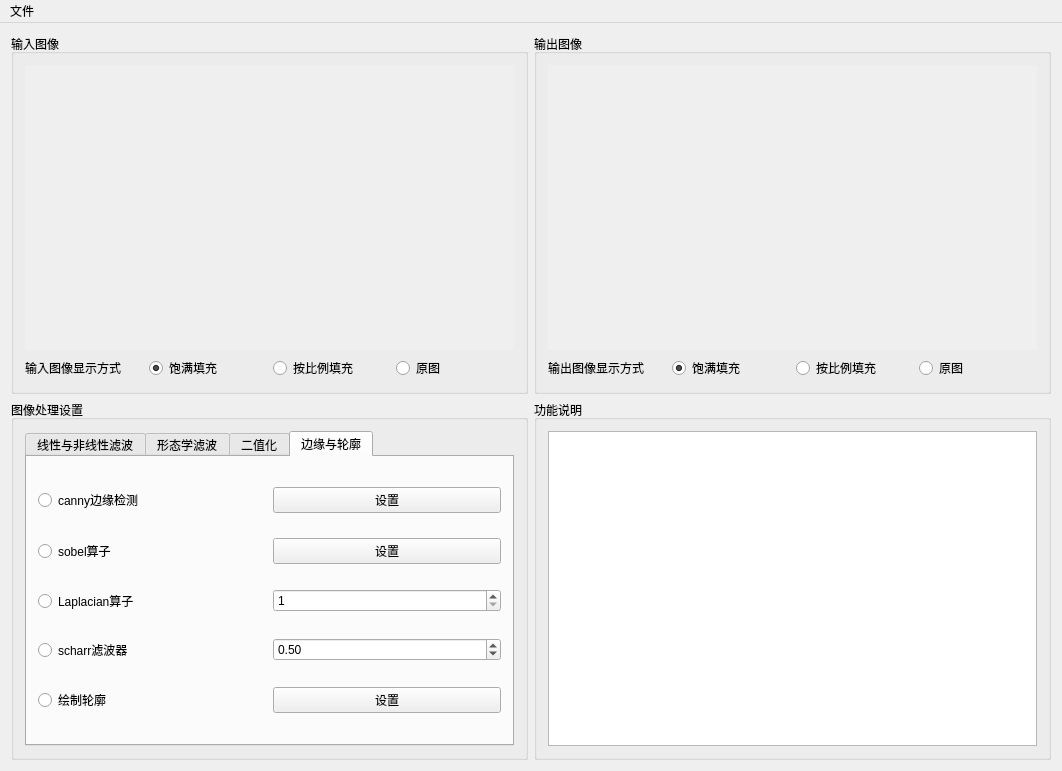
<?xml version="1.0" encoding="UTF-8"?>
<ui version="4.0">
 <class>MainWindow</class>
 <widget class="QMainWindow" name="MainWindow">
  <property name="geometry">
   <rect>
    <x>0</x>
    <y>0</y>
    <width>1062</width>
    <height>771</height>
   </rect>
  </property>
  <property name="windowTitle">
   <string>王容2014080103018</string>
  </property>
  <property name="styleSheet">
   <string notr="true">font: 9pt &quot;Arial&quot;;</string>
  </property>
  <widget class="QWidget" name="centralWidget">
   <property name="enabled">
    <bool>true</bool>
   </property>
   <layout class="QGridLayout" name="gridLayout_3">
    <item row="0" column="0">
     <widget class="QGroupBox" name="groupBox">
      <property name="title">
       <string>输入图像</string>
      </property>
      <layout class="QVBoxLayout" name="verticalLayout_3">
       <item>
        <widget class="QScrollArea" name="scrollAreaSrcImage">
         <property name="autoFillBackground">
          <bool>false</bool>
         </property>
         <property name="frameShape">
          <enum>QFrame::NoFrame</enum>
         </property>
         <property name="frameShadow">
          <enum>QFrame::Sunken</enum>
         </property>
         <property name="widgetResizable">
          <bool>true</bool>
         </property>
         <widget class="QWidget" name="scrollAreaWidgetContents">
          <property name="geometry">
           <rect>
            <x>0</x>
            <y>0</y>
            <width>499</width>
            <height>301</height>
           </rect>
          </property>
         </widget>
        </widget>
       </item>
       <item>
        <layout class="QHBoxLayout" name="horizontalLayout_2">
         <item>
          <widget class="QLabel" name="label_4">
           <property name="font">
            <font>
             <family>Arial</family>
             <pointsize>9</pointsize>
             <weight>50</weight>
             <italic>false</italic>
             <bold>false</bold>
            </font>
           </property>
           <property name="text">
            <string>输入图像显示方式</string>
           </property>
          </widget>
         </item>
         <item>
          <widget class="QRadioButton" name="radioButtonIgnoreAspectRatio_2">
           <property name="text">
            <string>饱满填充</string>
           </property>
           <property name="checked">
            <bool>true</bool>
           </property>
           <attribute name="buttonGroup">
            <string notr="true">srcImageButtonGroup</string>
           </attribute>
          </widget>
         </item>
         <item>
          <widget class="QRadioButton" name="radioButtonKeepAspectRatio_2">
           <property name="text">
            <string>按比例填充</string>
           </property>
           <attribute name="buttonGroup">
            <string notr="true">srcImageButtonGroup</string>
           </attribute>
          </widget>
         </item>
         <item>
          <widget class="QRadioButton" name="radioButtonArtWork_2">
           <property name="text">
            <string>原图</string>
           </property>
           <attribute name="buttonGroup">
            <string notr="true">srcImageButtonGroup</string>
           </attribute>
          </widget>
         </item>
        </layout>
       </item>
      </layout>
     </widget>
    </item>
    <item row="0" column="1">
     <widget class="QGroupBox" name="groupBox_2">
      <property name="title">
       <string>输出图像</string>
      </property>
      <layout class="QVBoxLayout" name="verticalLayout_4">
       <item>
        <widget class="QScrollArea" name="scrollAreaDstImage">
         <property name="frameShape">
          <enum>QFrame::NoFrame</enum>
         </property>
         <property name="widgetResizable">
          <bool>true</bool>
         </property>
         <widget class="QWidget" name="scrollAreaWidgetContents_2">
          <property name="geometry">
           <rect>
            <x>0</x>
            <y>0</y>
            <width>499</width>
            <height>301</height>
           </rect>
          </property>
         </widget>
        </widget>
       </item>
       <item>
        <layout class="QHBoxLayout" name="horizontalLayout">
         <item>
          <widget class="QLabel" name="label_3">
           <property name="font">
            <font>
             <family>Arial</family>
             <pointsize>9</pointsize>
             <weight>50</weight>
             <italic>false</italic>
             <bold>false</bold>
            </font>
           </property>
           <property name="text">
            <string>输出图像显示方式</string>
           </property>
          </widget>
         </item>
         <item>
          <widget class="QRadioButton" name="radioButtonIgnoreAspectRatio">
           <property name="text">
            <string>饱满填充</string>
           </property>
           <property name="checked">
            <bool>true</bool>
           </property>
           <attribute name="buttonGroup">
            <string notr="true">dstImageButtonGroup</string>
           </attribute>
          </widget>
         </item>
         <item>
          <widget class="QRadioButton" name="radioButtonKeepAspectRatio">
           <property name="text">
            <string>按比例填充</string>
           </property>
           <attribute name="buttonGroup">
            <string notr="true">dstImageButtonGroup</string>
           </attribute>
          </widget>
         </item>
         <item>
          <widget class="QRadioButton" name="radioButtonArtWork">
           <property name="text">
            <string>原图</string>
           </property>
           <attribute name="buttonGroup">
            <string notr="true">dstImageButtonGroup</string>
           </attribute>
          </widget>
         </item>
        </layout>
       </item>
      </layout>
     </widget>
    </item>
    <item row="1" column="0">
     <widget class="QGroupBox" name="groupBox_3">
      <property name="title">
       <string>图像处理设置</string>
      </property>
      <layout class="QVBoxLayout" name="verticalLayout_5">
       <item>
        <widget class="QTabWidget" name="tabWidget">
         <property name="currentIndex">
          <number>3</number>
         </property>
         <widget class="QWidget" name="tab_3">
          <attribute name="title">
           <string>线性与非线性滤波</string>
          </attribute>
          <layout class="QGridLayout" name="gridLayout_2">
           <item row="0" column="0">
            <widget class="QRadioButton" name="boxFilterRadioButton">
             <property name="text">
              <string>方框滤波</string>
             </property>
             <attribute name="buttonGroup">
              <string notr="true">BlurButtonGroup</string>
             </attribute>
            </widget>
           </item>
           <item row="0" column="1">
            <widget class="QPushButton" name="boxFilterButton">
             <property name="text">
              <string>设置</string>
             </property>
            </widget>
           </item>
           <item row="1" column="0">
            <widget class="QRadioButton" name="blurRadioButton">
             <property name="text">
              <string>均值滤波</string>
             </property>
             <attribute name="buttonGroup">
              <string notr="true">BlurButtonGroup</string>
             </attribute>
            </widget>
           </item>
           <item row="1" column="1">
            <widget class="QPushButton" name="blurButton">
             <property name="text">
              <string>设置</string>
             </property>
            </widget>
           </item>
           <item row="2" column="0">
            <widget class="QRadioButton" name="gaussianBlurRadioButton">
             <property name="text">
              <string>高斯滤波</string>
             </property>
             <attribute name="buttonGroup">
              <string notr="true">BlurButtonGroup</string>
             </attribute>
            </widget>
           </item>
           <item row="2" column="1">
            <widget class="QPushButton" name="gaussianBlurButton">
             <property name="text">
              <string>设置</string>
             </property>
            </widget>
           </item>
           <item row="3" column="0">
            <widget class="QRadioButton" name="medianFilterRadioButton">
             <property name="text">
              <string>中值滤波</string>
             </property>
             <attribute name="buttonGroup">
              <string notr="true">BlurButtonGroup</string>
             </attribute>
            </widget>
           </item>
           <item row="3" column="1">
            <widget class="QSpinBox" name="medianFilterSpinBox">
             <property name="minimum">
              <number>3</number>
             </property>
             <property name="maximum">
              <number>9999</number>
             </property>
             <property name="singleStep">
              <number>2</number>
             </property>
             <property name="value">
              <number>7</number>
             </property>
            </widget>
           </item>
           <item row="4" column="0">
            <widget class="QRadioButton" name="bilateralFilterRadioButton">
             <property name="text">
              <string>双边滤波</string>
             </property>
             <attribute name="buttonGroup">
              <string notr="true">BlurButtonGroup</string>
             </attribute>
            </widget>
           </item>
           <item row="4" column="1">
            <widget class="QPushButton" name="bilateralFilterButton">
             <property name="text">
              <string>设置</string>
             </property>
            </widget>
           </item>
          </layout>
         </widget>
         <widget class="QWidget" name="tab_4">
          <attribute name="title">
           <string>形态学滤波</string>
          </attribute>
          <layout class="QHBoxLayout" name="horizontalLayout_3">
           <item>
            <layout class="QVBoxLayout" name="verticalLayout">
             <item>
              <widget class="QRadioButton" name="erodeRadioButton">
               <property name="text">
                <string>腐蚀</string>
               </property>
               <attribute name="buttonGroup">
                <string notr="true">morphButtonGroup</string>
               </attribute>
              </widget>
             </item>
             <item>
              <widget class="QRadioButton" name="dilateRadioButton">
               <property name="text">
                <string>膨胀</string>
               </property>
               <attribute name="buttonGroup">
                <string notr="true">morphButtonGroup</string>
               </attribute>
              </widget>
             </item>
             <item>
              <widget class="QRadioButton" name="morphOpenRadioButton">
               <property name="text">
                <string>开运算</string>
               </property>
               <attribute name="buttonGroup">
                <string notr="true">morphButtonGroup</string>
               </attribute>
              </widget>
             </item>
             <item>
              <widget class="QRadioButton" name="morphCloseRadioButton">
               <property name="text">
                <string>闭运算</string>
               </property>
               <attribute name="buttonGroup">
                <string notr="true">morphButtonGroup</string>
               </attribute>
              </widget>
             </item>
             <item>
              <widget class="QRadioButton" name="morphGradientRadioButton">
               <property name="text">
                <string>形态学梯度</string>
               </property>
               <attribute name="buttonGroup">
                <string notr="true">morphButtonGroup</string>
               </attribute>
              </widget>
             </item>
             <item>
              <widget class="QRadioButton" name="morphTopHatRadioButton">
               <property name="text">
                <string>顶帽</string>
               </property>
               <attribute name="buttonGroup">
                <string notr="true">morphButtonGroup</string>
               </attribute>
              </widget>
             </item>
             <item>
              <widget class="QRadioButton" name="morphBlackHatRadioButton">
               <property name="text">
                <string>黑帽</string>
               </property>
               <attribute name="buttonGroup">
                <string notr="true">morphButtonGroup</string>
               </attribute>
              </widget>
             </item>
            </layout>
           </item>
           <item>
            <layout class="QVBoxLayout" name="verticalLayout_2">
             <item>
              <widget class="QLabel" name="label">
               <property name="text">
                <string>内核形状</string>
               </property>
              </widget>
             </item>
             <item>
              <widget class="QComboBox" name="morphShapeComboBox">
               <item>
                <property name="text">
                 <string>矩形</string>
                </property>
               </item>
               <item>
                <property name="text">
                 <string>交叉形</string>
                </property>
               </item>
               <item>
                <property name="text">
                 <string>椭圆形</string>
                </property>
               </item>
              </widget>
             </item>
             <item>
              <widget class="QLabel" name="label_5">
               <property name="text">
                <string>内核长</string>
               </property>
              </widget>
             </item>
             <item>
              <widget class="QSpinBox" name="morphSizeLenghtSpinBox">
               <property name="minimum">
                <number>1</number>
               </property>
               <property name="value">
                <number>3</number>
               </property>
              </widget>
             </item>
             <item>
              <widget class="QLabel" name="label_6">
               <property name="text">
                <string>内核宽</string>
               </property>
              </widget>
             </item>
             <item>
              <widget class="QSpinBox" name="morphSizeHighSpinBox">
               <property name="minimum">
                <number>1</number>
               </property>
               <property name="value">
                <number>3</number>
               </property>
              </widget>
             </item>
            </layout>
           </item>
          </layout>
         </widget>
         <widget class="QWidget" name="tab">
          <attribute name="title">
           <string>二值化</string>
          </attribute>
          <layout class="QGridLayout" name="gridLayout">
           <item row="0" column="0">
            <widget class="QRadioButton" name="radioButton_Binary">
             <property name="toolTip">
              <string/>
             </property>
             <property name="text">
              <string>BINARY</string>
             </property>
             <property name="checked">
              <bool>true</bool>
             </property>
             <attribute name="buttonGroup">
              <string notr="true">binaryButtonGroup</string>
             </attribute>
            </widget>
           </item>
           <item row="0" column="1">
            <widget class="QDoubleSpinBox" name="binaryDoubleSpinBox">
             <property name="maximum">
              <double>255.000000000000000</double>
             </property>
             <property name="value">
              <double>127.000000000000000</double>
             </property>
            </widget>
           </item>
           <item row="1" column="0">
            <widget class="QRadioButton" name="radioButton_BinaryInv">
             <property name="toolTip">
              <string/>
             </property>
             <property name="text">
              <string>BINARY_INV</string>
             </property>
             <attribute name="buttonGroup">
              <string notr="true">binaryButtonGroup</string>
             </attribute>
            </widget>
           </item>
           <item row="1" column="1">
            <widget class="QDoubleSpinBox" name="binaryInvDoubleSpinBox">
             <property name="maximum">
              <double>255.000000000000000</double>
             </property>
             <property name="value">
              <double>127.000000000000000</double>
             </property>
            </widget>
           </item>
           <item row="2" column="0">
            <widget class="QRadioButton" name="radioButton_TRUNC">
             <property name="toolTip">
              <string/>
             </property>
             <property name="text">
              <string>TRUNC</string>
             </property>
             <attribute name="buttonGroup">
              <string notr="true">binaryButtonGroup</string>
             </attribute>
            </widget>
           </item>
           <item row="2" column="1">
            <widget class="QDoubleSpinBox" name="truncDoubleSpinBox">
             <property name="maximum">
              <double>255.000000000000000</double>
             </property>
             <property name="value">
              <double>127.000000000000000</double>
             </property>
            </widget>
           </item>
           <item row="3" column="0">
            <widget class="QRadioButton" name="radioButton_TRZERO">
             <property name="toolTip">
              <string/>
             </property>
             <property name="text">
              <string>TOZERO</string>
             </property>
             <attribute name="buttonGroup">
              <string notr="true">binaryButtonGroup</string>
             </attribute>
            </widget>
           </item>
           <item row="3" column="1">
            <widget class="QDoubleSpinBox" name="tozeroDoubleSpinBox">
             <property name="maximum">
              <double>255.000000000000000</double>
             </property>
             <property name="value">
              <double>127.000000000000000</double>
             </property>
            </widget>
           </item>
           <item row="4" column="0">
            <widget class="QRadioButton" name="radioButton_TRZERO_INV">
             <property name="toolTip">
              <string/>
             </property>
             <property name="text">
              <string>TOZERO_INV</string>
             </property>
             <attribute name="buttonGroup">
              <string notr="true">binaryButtonGroup</string>
             </attribute>
            </widget>
           </item>
           <item row="4" column="1">
            <widget class="QDoubleSpinBox" name="tozeroInvDoubleSpinBox">
             <property name="maximum">
              <double>255.000000000000000</double>
             </property>
             <property name="value">
              <double>127.000000000000000</double>
             </property>
            </widget>
           </item>
           <item row="5" column="0">
            <widget class="QRadioButton" name="adaptiveRadioButton">
             <property name="text">
              <string>自适应阈值</string>
             </property>
             <attribute name="buttonGroup">
              <string notr="true">binaryButtonGroup</string>
             </attribute>
            </widget>
           </item>
           <item row="5" column="1">
            <widget class="QPushButton" name="adaptiveButton">
             <property name="text">
              <string>设置</string>
             </property>
            </widget>
           </item>
          </layout>
         </widget>
         <widget class="QWidget" name="tab_2">
          <attribute name="title">
           <string>边缘与轮廓</string>
          </attribute>
          <layout class="QGridLayout" name="gridLayout_4">
           <item row="0" column="0">
            <widget class="QRadioButton" name="cannyRadioButton">
             <property name="text">
              <string>canny边缘检测</string>
             </property>
             <attribute name="buttonGroup">
              <string notr="true">edgeButtonGroup</string>
             </attribute>
            </widget>
           </item>
           <item row="0" column="1">
            <widget class="QPushButton" name="cannyButton">
             <property name="text">
              <string>设置</string>
             </property>
            </widget>
           </item>
           <item row="1" column="0">
            <widget class="QRadioButton" name="sobelRadioButton">
             <property name="text">
              <string>sobel算子</string>
             </property>
             <attribute name="buttonGroup">
              <string notr="true">edgeButtonGroup</string>
             </attribute>
            </widget>
           </item>
           <item row="1" column="1">
            <widget class="QPushButton" name="sobelPushButton">
             <property name="text">
              <string>设置</string>
             </property>
            </widget>
           </item>
           <item row="2" column="0">
            <widget class="QRadioButton" name="laplacianRadioButton">
             <property name="text">
              <string>Laplacian算子</string>
             </property>
             <attribute name="buttonGroup">
              <string notr="true">edgeButtonGroup</string>
             </attribute>
            </widget>
           </item>
           <item row="2" column="1">
            <widget class="QSpinBox" name="laplacianSpinBox">
             <property name="minimum">
              <number>1</number>
             </property>
             <property name="singleStep">
              <number>2</number>
             </property>
            </widget>
           </item>
           <item row="3" column="0">
            <widget class="QRadioButton" name="scharrRadioButton">
             <property name="text">
              <string>scharr滤波器</string>
             </property>
             <attribute name="buttonGroup">
              <string notr="true">edgeButtonGroup</string>
             </attribute>
            </widget>
           </item>
           <item row="3" column="1">
            <widget class="QDoubleSpinBox" name="scharrDoubleSpinBox">
             <property name="maximum">
              <double>1.000000000000000</double>
             </property>
             <property name="singleStep">
              <double>0.100000000000000</double>
             </property>
             <property name="value">
              <double>0.500000000000000</double>
             </property>
            </widget>
           </item>
           <item row="4" column="0">
            <widget class="QRadioButton" name="contourRadioButton">
             <property name="text">
              <string>绘制轮廓</string>
             </property>
             <attribute name="buttonGroup">
              <string notr="true">edgeButtonGroup</string>
             </attribute>
            </widget>
           </item>
           <item row="4" column="1">
            <widget class="QPushButton" name="contourButton">
             <property name="text">
              <string>设置</string>
             </property>
            </widget>
           </item>
          </layout>
         </widget>
        </widget>
       </item>
      </layout>
     </widget>
    </item>
    <item row="1" column="1">
     <widget class="QGroupBox" name="groupBox_5">
      <property name="title">
       <string>功能说明</string>
      </property>
      <layout class="QVBoxLayout" name="verticalLayout_6">
       <item>
        <widget class="QTextBrowser" name="helpTextBrowser">
         <property name="font">
          <font>
           <family>Arial</family>
           <pointsize>9</pointsize>
           <weight>50</weight>
           <italic>false</italic>
           <bold>false</bold>
          </font>
         </property>
         <property name="html">
          <string>&lt;!DOCTYPE HTML PUBLIC &quot;-//W3C//DTD HTML 4.0//EN&quot; &quot;http://www.w3.org/TR/REC-html40/strict.dtd&quot;&gt;
&lt;html&gt;&lt;head&gt;&lt;meta name=&quot;qrichtext&quot; content=&quot;1&quot; /&gt;&lt;style type=&quot;text/css&quot;&gt;
p, li { white-space: pre-wrap; }
&lt;/style&gt;&lt;/head&gt;&lt;body style=&quot; font-family:'Arial'; font-size:9pt; font-weight:400; font-style:normal;&quot;&gt;
&lt;p style=&quot;-qt-paragraph-type:empty; margin-top:0px; margin-bottom:0px; margin-left:0px; margin-right:0px; -qt-block-indent:0; text-indent:0px;&quot;&gt;&lt;br /&gt;&lt;/p&gt;&lt;/body&gt;&lt;/html&gt;</string>
         </property>
        </widget>
       </item>
      </layout>
     </widget>
    </item>
   </layout>
  </widget>
  <widget class="QMenuBar" name="menuBar">
   <property name="geometry">
    <rect>
     <x>0</x>
     <y>0</y>
     <width>1062</width>
     <height>21</height>
    </rect>
   </property>
   <widget class="QMenu" name="menuwenjian">
    <property name="title">
     <string>文件</string>
    </property>
    <addaction name="actionOpenImg"/>
   </widget>
   <addaction name="menuwenjian"/>
  </widget>
  <action name="actionOpenImg">
   <property name="text">
    <string>打开图片</string>
   </property>
  </action>
 </widget>
 <layoutdefault spacing="6" margin="11"/>
 <resources/>
 <connections/>
 <buttongroups>
  <buttongroup name="edgeButtonGroup"/>
  <buttongroup name="dstImageButtonGroup"/>
  <buttongroup name="srcImageButtonGroup"/>
  <buttongroup name="BlurButtonGroup"/>
  <buttongroup name="morphButtonGroup"/>
  <buttongroup name="binaryButtonGroup"/>
 </buttongroups>
</ui>
